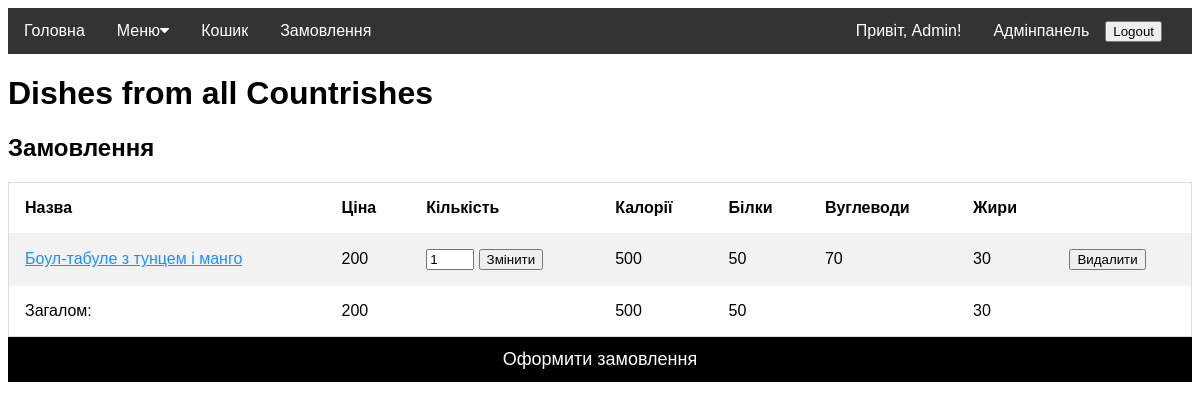
Before: /cart (signed in) with the older database file.
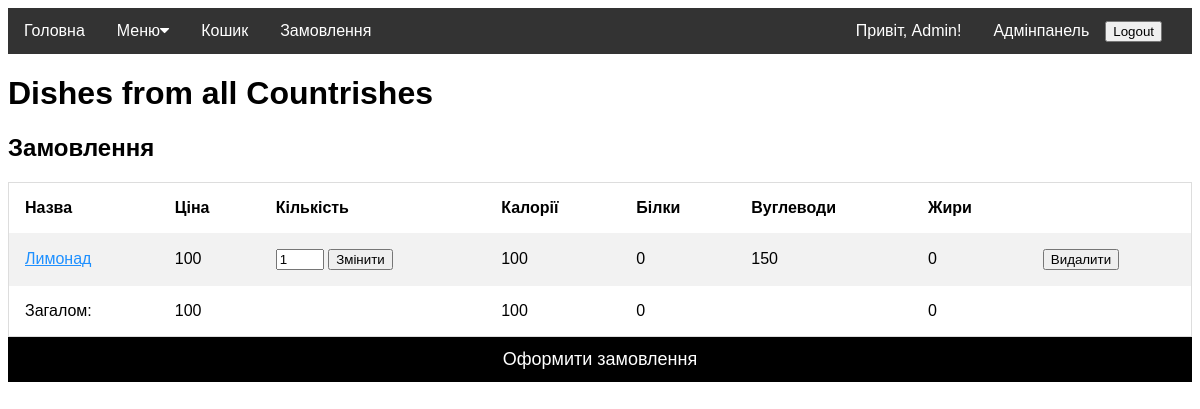
After: the same page with the newer database file.
### models.py (models this page shows, shortened)
class Ordered_dish(Base):
    __tablename__ = 'Ordered_dishes'
    id = Column(Integer, primary_key=True)
    dish = Column(Integer, ForeignKey('Dishes.id'))
    order_id = Column(Integer, ForeignKey('Orders.id'))
    quantity = Column(Integer)
    order_info = relationship('Order', back_populates='ordered_dishes')
    dish_info = relationship('Dish', back_populates='for_ordered_dishes')

class Dish(Base):
    __tablename__ = 'Dishes'
    id = Column(Integer, primary_key=True)
    dish_name = Column(String(120))
    price = Column(Integer)
    description = Column(String(120))
    available = Column(Integer)
    category = Column(Integer, ForeignKey('Categories.id'))
    photo = Column(String(120))
    ccal = Column(Integer)
    protein = Column(Integer)
    fat = Column(Integer)
    carbs = Column(Integer)
    average_rate = Column(Integer)
    category_info = relationship('Category', back_populates='dishes')
    for_ordered_dishes = relationship('Ordered_dish', back_populates='dish_info')

### app.py (the view, shortened to what this page needs)
@app.route('/cart', methods=['GET', 'POST'])
def get_cart():
    if session.get('id'):
        if request.method == 'GET':
            order = database.db_session.query(models.Order).where((models.Order.user == session['id']) &
                                                                  (models.Order.status == 0)).one_or_none()
            if order:
                dishes = database.db_session.query(models.Ordered_dish).filter(
                    models.Ordered_dish.order_id == order.id).join(models.Dish,
                                                                   models.Dish.id == models.Ordered_dish.dish).join(
                    models.Category, models.Category.id == models.Dish.category).all()
                order_info = {'price': 0, 'ccal': 0, 'protein': 0, 'fat': 0, 'carbs': 0, 'order_id': order.id}
                for dish in dishes:
                    order_info['price'] += dish.dish_info.price * dish.quantity
                    order_info['ccal'] += dish.dish_info.ccal * dish.quantity
                    order_info['protein'] += dish.dish_info.protein * dish.quantity
                    order_info['fat'] += dish.dish_info.fat * dish.quantity
                    order_info['carbs'] += dish.dish_info.carbs * dish.quantity
            else:
                order_info = {'price': 0, 'ccal': 0, 'protein': 0, 'fat': 0, '': 0}
                dishes = []
            return render_template('cart.html', dishes=dishes, user=session, order_info=order_info)

### templates/cart.html (shortened to what this page needs)
{% extends 'base.html' %}
{% block content %}
    <h2>Замовлення</h2>
    <table>
        <tr>
            <th>Назва</th>
            <th>Ціна</th>
            <th>Кількість</th>
            <th>Калорії</th>
            <th>Білки</th>
            <th>Вуглеводи</th>
            <th>Жири</th>
            <th></th>
        </tr>
        {% for ordered_dish in dishes %}
            <tr>
                <td>
                    <a href={{ url_for("get_dish_from_category", dish_id=ordered_dish.dish_info.id, category_name=ordered_dish.dish_info.category_info.slug) }}> {{ ordered_dish.dish_info.dish_name }}</a>
                </td>
                <td>{{ ordered_dish.dish_info.price * ordered_dish.quantity }}</td>
                <td>
                    <form method="POST">
                        <input type="number" min="1" max="6" name="quantity" value="{{ ordered_dish.quantity }}">
                        <button type="submit">Змінити</button>
                    </form>
                </td>
                <td>{{ ordered_dish.dish_info.ccal * ordered_dish.quantity }}</td>
                <td>{{ ordered_dish.dish_info.protein * ordered_dish.quantity }}
                </td>
                <td>{{ ordered_dish.dish_info.carbs * ordered_dish.quantity }}</td>
                <td>{{ ordered_dish.dish_info.fat * ordered_dish.quantity }}</td>
                <td>
                    <form method="POST" action="/cart/remove/{{ ordered_dish.id }}">
                        <button type="submit">Видалити</button>
                    </form>
                </td>
            </tr>
        {% endfor %}
        <tr>
            <td>Загалом:</td>
            <td>{{ order_info.price }}</td>
            <td></td>
            <td>{{ order_info.ccal }}</td>
            <td>{{ order_info.protein }}</td>
            <td>{{ order_info.carb }}</td>
            <td>{{ order_info.fat }}</td>
            <td></td>
        </tr>
    </table>
    <form action="/cart/order" method="POST">
        {% if  order_info.order_id %}
        <button class="button" type="submit">Оформити замовлення</button>
        {% endif %}
    </form>
{% endblock %}

Changed rows visible on the page:
no longer on this page (row unchanged): Ordered_dish: dish_info.dish_name "Боул-табуле з тунцем і манго", ordered_dish.dish_info.price*ordered_dish.quantity "200", quantity "1", ordered_dish.dish_info.ccal*ordered_dish.quantity "500", ordered_dish.dish_info.protein*ordered_dish.quantity "50", ordered_dish.dish_info.carbs*ordered_dish.quantity "70", ordered_dish.dish_info.fat*ordered_dish.quantity "30"
added Ordered_dish: dish_info.dish_name "Лимонад", ordered_dish.dish_info.price*ordered_dish.quantity "100", quantity "1", ordered_dish.dish_info.ccal*ordered_dish.quantity "100", ordered_dish.dish_info.protein*ordered_dish.quantity "0", ordered_dish.dish_info.carbs*ordered_dish.quantity "150", ordered_dish.dish_info.fat*ordered_dish.quantity "0"
Other visible differences:
{{ order_info.price }}: "200" → "100"
{{ order_info.ccal }}: "500" → "100"
{{ order_info.protein }}: "50" → "0"
{{ order_info.fat }}: "30" → "0"
